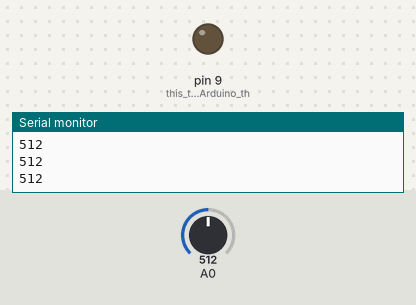
A sketch run on a simulated Arduino Uno, built with avr-gcc and run on an emulated ATmega328P. Shown: output pins drawn as LEDs (lit = HIGH), the last lines printed to the serial monitor. The test bench sets the inputs (shaded band); at power-on: A0 = 512.

Above: at 1.2 s.
1.3 s: A0 set to 867
2.8 s: A0 set to 891
At 3.7 s:
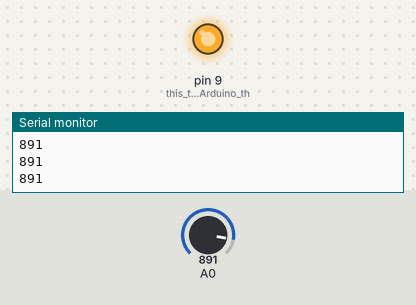
4.3 s: A0 set to 866
At 4.8 s:
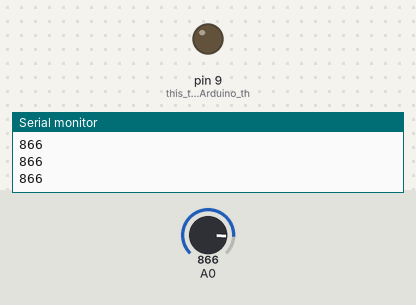
5.8 s: A0 set to 886
At 7.2 s:
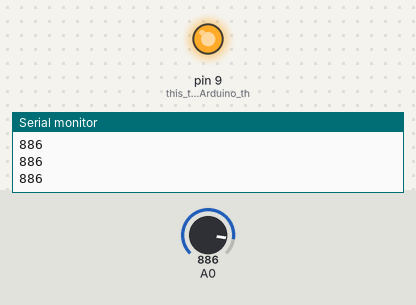
Timing chart, 0 to 8.3 s (numbered marks = the images above; inputs shaded):
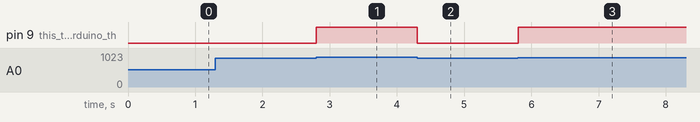

The sketch:

electroconductivity_sensor.ino
```cpp
void setup() {
pinMode(9,OUTPUT); //this tells the Arduino that I want to use digital pin 9 as an output, or a power supply, not as a sensor
Serial.begin(9600); //this initializes the Serial Monitor so that I can see things on my computer screen
}

void loop() {
//950 for disconnected, 600 for fresh, 500 for salt
Serial.println(analogRead(A0));
if(analogRead(A0)>876) //this is the condition to be checked
{
  digitalWrite(9,HIGH); //this turns pin 9 onto full voltage (5V)
}

else
{
  digitalWrite(9,LOW);
}

}
```

Measured:
- the behaviour switches between 876 and 877 on A0 (found by bisection; images 0 and 1)
- after the input at 2.8 s, pin 9 (this_tells_the_Arduino_th): LOW → HIGH at once
- after the input at 4.3 s, pin 9 (this_tells_the_Arduino_th): HIGH → LOW at once
- after the input at 5.8 s, pin 9 (this_tells_the_Arduino_th): LOW → HIGH at once
